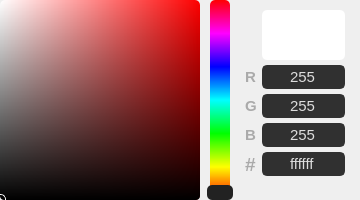
<?xml version="1.0" encoding="UTF-8"?>
<ui version="4.0">
 <class>ColorPicker</class>
 <widget class="QWidget" name="ColorPicker">
  <property name="geometry">
   <rect>
    <x>0</x>
    <y>0</y>
    <width>360</width>
    <height>200</height>
   </rect>
  </property>
  <property name="sizePolicy">
   <sizepolicy hsizetype="Preferred" vsizetype="Preferred">
    <horstretch>0</horstretch>
    <verstretch>0</verstretch>
   </sizepolicy>
  </property>
  <property name="minimumSize">
   <size>
    <width>0</width>
    <height>0</height>
   </size>
  </property>
  <property name="maximumSize">
   <size>
    <width>360</width>
    <height>200</height>
   </size>
  </property>
  <property name="styleSheet">
   <string notr="true">QWidget{
	background-color: none;
}
QFrame{
	border-radius:5px;
}

/*  LINE EDIT */
QLineEdit{
	color: rgb(221, 221, 221);
	background-color: #303030;
	border: 2px solid #303030;
	border-radius: 5px;
	selection-color: rgb(16, 16, 16);
	selection-background-color: rgb(221, 51, 34);
	font-family: Segoe UI;
	font-size: 11pt;
}
QLineEdit::focus{
	border-color: #aaaaaa;
}
</string>
  </property>
  <layout class="QHBoxLayout" name="horizontalLayout_2">
   <property name="spacing">
    <number>0</number>
   </property>
   <property name="leftMargin">
    <number>0</number>
   </property>
   <property name="topMargin">
    <number>0</number>
   </property>
   <property name="rightMargin">
    <number>0</number>
   </property>
   <property name="bottomMargin">
    <number>0</number>
   </property>
   <item>
    <widget class="QFrame" name="color_view">
     <property name="minimumSize">
      <size>
       <width>200</width>
       <height>200</height>
      </size>
     </property>
     <property name="maximumSize">
      <size>
       <width>5000</width>
       <height>5000</height>
      </size>
     </property>
     <property name="styleSheet">
      <string notr="true">/* ALL CHANGES HERE WILL BE OVERWRITTEN */;
background-color: qlineargradient(x1:1, x2:0, stop:0 hsl(0%,100%,50%), stop:1 rgba(255, 255, 255, 255));

</string>
     </property>
     <property name="frameShape">
      <enum>QFrame::StyledPanel</enum>
     </property>
     <property name="frameShadow">
      <enum>QFrame::Raised</enum>
     </property>
     <layout class="QVBoxLayout" name="verticalLayout_2">
      <property name="spacing">
       <number>0</number>
      </property>
      <property name="leftMargin">
       <number>0</number>
      </property>
      <property name="topMargin">
       <number>0</number>
      </property>
      <property name="rightMargin">
       <number>0</number>
      </property>
      <property name="bottomMargin">
       <number>0</number>
      </property>
      <item>
       <widget class="QFrame" name="black_overlay">
        <property name="styleSheet">
         <string notr="true">background-color: qlineargradient(spread:pad, x1:0, y1:0, x2:0, y2:1, stop:0 rgba(0, 0, 0, 0), stop:1 rgba(0, 0, 0, 255));
border-radius: 4px;

</string>
        </property>
        <property name="frameShape">
         <enum>QFrame::StyledPanel</enum>
        </property>
        <property name="frameShadow">
         <enum>QFrame::Raised</enum>
        </property>
        <widget class="QFrame" name="selector">
         <property name="geometry">
          <rect>
           <x>-6</x>
           <y>194</y>
           <width>12</width>
           <height>12</height>
          </rect>
         </property>
         <property name="minimumSize">
          <size>
           <width>12</width>
           <height>12</height>
          </size>
         </property>
         <property name="maximumSize">
          <size>
           <width>12</width>
           <height>12</height>
          </size>
         </property>
         <property name="styleSheet">
          <string notr="true">background-color:none;
border: 1px solid white;
border-radius: 5px;</string>
         </property>
         <property name="frameShape">
          <enum>QFrame::StyledPanel</enum>
         </property>
         <property name="frameShadow">
          <enum>QFrame::Raised</enum>
         </property>
         <widget class="QLabel" name="black_ring">
          <property name="geometry">
           <rect>
            <x>1</x>
            <y>1</y>
            <width>10</width>
            <height>10</height>
           </rect>
          </property>
          <property name="minimumSize">
           <size>
            <width>10</width>
            <height>10</height>
           </size>
          </property>
          <property name="maximumSize">
           <size>
            <width>10</width>
            <height>10</height>
           </size>
          </property>
          <property name="baseSize">
           <size>
            <width>10</width>
            <height>10</height>
           </size>
          </property>
          <property name="styleSheet">
           <string notr="true">background-color: none;
border: 1px solid black;
border-radius: 5px;</string>
          </property>
          <property name="text">
           <string/>
          </property>
         </widget>
        </widget>
       </widget>
      </item>
     </layout>
    </widget>
   </item>
   <item>
    <widget class="QFrame" name="frame">
     <property name="minimumSize">
      <size>
       <width>30</width>
       <height>0</height>
      </size>
     </property>
     <property name="styleSheet">
      <string notr="true"/>
     </property>
     <property name="frameShape">
      <enum>QFrame::StyledPanel</enum>
     </property>
     <property name="frameShadow">
      <enum>QFrame::Raised</enum>
     </property>
     <widget class="QFrame" name="hue_bg">
      <property name="geometry">
       <rect>
        <x>10</x>
        <y>0</y>
        <width>20</width>
        <height>200</height>
       </rect>
      </property>
      <property name="minimumSize">
       <size>
        <width>20</width>
        <height>200</height>
       </size>
      </property>
      <property name="styleSheet">
       <string notr="true">background-color: qlineargradient(spread:pad, x1:0, y1:1, x2:0, y2:0, stop:0 rgba(255, 0, 0, 255), stop:0.166 rgba(255, 255, 0, 255), stop:0.333 rgba(0, 255, 0, 255), stop:0.5 rgba(0, 255, 255, 255), stop:0.666 rgba(0, 0, 255, 255), stop:0.833 rgba(255, 0, 255, 255), stop:1 rgba(255, 0, 0, 255));
border-radius: 5px;</string>
      </property>
      <property name="frameShape">
       <enum>QFrame::StyledPanel</enum>
      </property>
      <property name="frameShadow">
       <enum>QFrame::Raised</enum>
      </property>
     </widget>
     <widget class="QLabel" name="hue_selector">
      <property name="geometry">
       <rect>
        <x>7</x>
        <y>185</y>
        <width>26</width>
        <height>15</height>
       </rect>
      </property>
      <property name="minimumSize">
       <size>
        <width>26</width>
        <height>0</height>
       </size>
      </property>
      <property name="styleSheet">
       <string notr="true">background-color: #222;
border-radius: 5px;</string>
      </property>
      <property name="text">
       <string/>
      </property>
     </widget>
     <widget class="QFrame" name="hue">
      <property name="geometry">
       <rect>
        <x>7</x>
        <y>0</y>
        <width>26</width>
        <height>200</height>
       </rect>
      </property>
      <property name="minimumSize">
       <size>
        <width>20</width>
        <height>200</height>
       </size>
      </property>
      <property name="styleSheet">
       <string notr="true"/>
      </property>
      <property name="frameShape">
       <enum>QFrame::StyledPanel</enum>
      </property>
      <property name="frameShadow">
       <enum>QFrame::Raised</enum>
      </property>
     </widget>
    </widget>
   </item>
   <item>
    <widget class="QFrame" name="editfields">
     <property name="minimumSize">
      <size>
       <width>120</width>
       <height>200</height>
      </size>
     </property>
     <property name="maximumSize">
      <size>
       <width>120</width>
       <height>200</height>
      </size>
     </property>
     <property name="styleSheet">
      <string notr="true">QLabel{
	font-family: Segoe UI;
font-weight: bold;
	font-size: 11pt;
	color: #aaaaaa;
	border-radius: 5px;
}
</string>
     </property>
     <property name="frameShape">
      <enum>QFrame::StyledPanel</enum>
     </property>
     <property name="frameShadow">
      <enum>QFrame::Raised</enum>
     </property>
     <layout class="QFormLayout" name="formLayout">
      <property name="horizontalSpacing">
       <number>5</number>
      </property>
      <property name="verticalSpacing">
       <number>5</number>
      </property>
      <property name="leftMargin">
       <number>5</number>
      </property>
      <property name="topMargin">
       <number>10</number>
      </property>
      <property name="rightMargin">
       <number>15</number>
      </property>
      <property name="bottomMargin">
       <number>3</number>
      </property>
      <item row="0" column="1">
       <widget class="QLabel" name="color_vis">
        <property name="minimumSize">
         <size>
          <width>0</width>
          <height>50</height>
         </size>
        </property>
        <property name="maximumSize">
         <size>
          <width>16777215</width>
          <height>50</height>
         </size>
        </property>
        <property name="styleSheet">
         <string notr="true">/* ALL CHANGES HERE WILL BE OVERWRITTEN */;
background-color: rgb(255, 255, 255);
</string>
        </property>
        <property name="text">
         <string/>
        </property>
       </widget>
      </item>
      <item row="1" column="0">
       <widget class="QLabel" name="lbl_red">
        <property name="text">
         <string>R</string>
        </property>
        <property name="buddy">
         <cstring>red</cstring>
        </property>
       </widget>
      </item>
      <item row="1" column="1">
       <widget class="QLineEdit" name="red">
        <property name="text">
         <string>255</string>
        </property>
        <property name="alignment">
         <set>Qt::AlignCenter</set>
        </property>
        <property name="clearButtonEnabled">
         <bool>false</bool>
        </property>
       </widget>
      </item>
      <item row="2" column="0">
       <widget class="QLabel" name="lbl_green">
        <property name="text">
         <string>G</string>
        </property>
        <property name="buddy">
         <cstring>green</cstring>
        </property>
       </widget>
      </item>
      <item row="2" column="1">
       <widget class="QLineEdit" name="green">
        <property name="text">
         <string>255</string>
        </property>
        <property name="alignment">
         <set>Qt::AlignCenter</set>
        </property>
       </widget>
      </item>
      <item row="3" column="0">
       <widget class="QLabel" name="lbl_blue">
        <property name="text">
         <string>B</string>
        </property>
        <property name="buddy">
         <cstring>blue</cstring>
        </property>
       </widget>
      </item>
      <item row="3" column="1">
       <widget class="QLineEdit" name="blue">
        <property name="text">
         <string>255</string>
        </property>
        <property name="alignment">
         <set>Qt::AlignCenter</set>
        </property>
       </widget>
      </item>
      <item row="4" column="0">
       <widget class="QLabel" name="lbl_hex">
        <property name="styleSheet">
         <string notr="true">font-size: 14pt;</string>
        </property>
        <property name="text">
         <string>#</string>
        </property>
        <property name="buddy">
         <cstring>blue</cstring>
        </property>
       </widget>
      </item>
      <item row="4" column="1">
       <widget class="QLineEdit" name="hex">
        <property name="text">
         <string>ffffff</string>
        </property>
        <property name="alignment">
         <set>Qt::AlignCenter</set>
        </property>
       </widget>
      </item>
     </layout>
    </widget>
   </item>
  </layout>
 </widget>
 <layoutdefault spacing="5" margin="10"/>
 <tabstops>
  <tabstop>red</tabstop>
  <tabstop>green</tabstop>
  <tabstop>blue</tabstop>
 </tabstops>
 <resources/>
 <connections/>
</ui>
